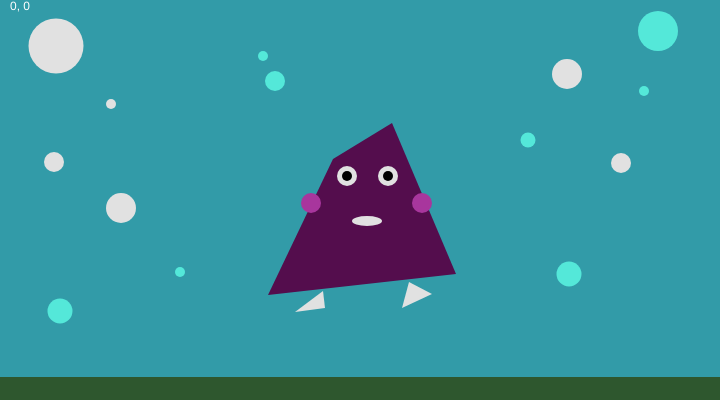
Frame 1 (no input)
Frame 60 (no input): identical to frame 1, image omitted
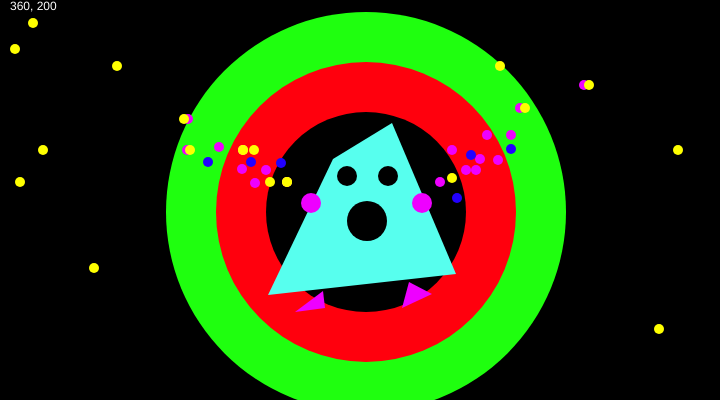
Frame 120 (the mouse pressed at the canvas centre since frame 60)

The p5.js sketch that drew these frames (run headless with seeded random() and noise() and a simulated clock; from frame 60 on, the mouse is pressed at the canvas centre):

// p5.js sketch
// ── sketch.js
function setup() {
  // Sets the screen to be 720 pixels wide and 400 pixels high
  createCanvas(720, 400);

}

function draw () {
  background(50, 155, 168);
  noStroke();
  fill(84, 13, 77)
  quad(333, 159, 392, 123, 456, 274, 268, 295);
 //bubbles
  fill(225,225,225)
ellipse(56, 46, 55, 55);
ellipse(111, 104, 10, 10);
ellipse(54, 162, 20, 20);
ellipse(121, 208, 30, 30);
ellipse(621, 163, 20, 20);
ellipse(567, 74, 30, 30);
fill(84, 232, 217)
ellipse(263, 56, 10, 10);
ellipse(275, 81, 20, 20);
ellipse(658, 31, 40, 40);
ellipse(644, 91, 10, 10);
ellipse(528, 140, 15, 15);
ellipse(569, 274, 25, 25);
ellipse(60, 311, 25, 25);
ellipse(180, 272, 10, 10);
 //eyes
fill(225,225,225)
ellipse(388, 176, 20, 20);
ellipse(347, 176, 20, 20);
 //pupils
fill(0,0,0)
ellipse(388, 176, 10, 10);
ellipse(347, 176, 10, 10);
//mouth
  fill(225,225,225)
ellipse(367, 221, 30, 10);
//feet
triangle(323, 291, 325, 308, 295, 312);
triangle(409, 282, 402, 308, 432, 294);
  //arms
  fill(168, 54, 157)
ellipse(422,203,20,20)
ellipse(311,203,20,20)

//oceanfloor
fill(46, 87, 46)
rect(0, 377, 720, 700);

  if (mouseIsPressed){
    background('black');
fill(31, 255, 15)
ellipse(366, 212, 400, 400);
fill(255, 0, 13)
ellipse(366, 212, 300, 300);
fill(0, 0, 0)
ellipse(366, 212, 200, 200);
//body
fill(87, 255, 238)
quad(333, 159, 392, 123, 456, 274, 268, 295);
 //eyes
fill(0,0,0)
ellipse(388, 176, 20, 20);
ellipse(347, 176, 20, 20);
 //pupils
fill(0,0,0)
ellipse(388, 176, 10, 10);
ellipse(347, 176, 10, 10);
//arms
fill(238, 0, 255);
ellipse(422,203,20,20);
ellipse(311,203,20,20);
//mouth
fill(0, 0, 0)
ellipse(367, 221, 40, 40);
//feet
fill(238, 0, 255);
triangle(323, 291, 325, 308, 295, 312);
triangle(409, 282, 402, 308, 432, 294);
//laserbubbles
ellipse(287, 182, 10, 10);
ellipse(243, 150, 10, 10);
ellipse(266, 170, 10, 10);
ellipse(242, 169, 10, 10);
ellipse(440, 182, 10, 10);
ellipse(452, 150, 10, 10);
ellipse(466, 170, 10, 10);
ellipse(480, 159, 10, 10);
ellipse(487, 135, 10, 10);
ellipse(498, 160, 10, 10);
ellipse(476, 170, 10, 10);
ellipse(511, 135, 10, 10);
ellipse(255, 183, 10, 10);
ellipse(219, 147, 10, 10);
ellipse(584, 85, 10, 10);
ellipse(520, 108, 10, 10);
ellipse(188, 119, 10, 10);
ellipse(187, 150, 10, 10);
fill(255, 255, 0)
ellipse(184, 119, 10, 10);
ellipse(190, 150, 10, 10);
ellipse(589, 85, 10, 10);
ellipse(525, 108, 10, 10);
ellipse(270, 182, 10, 10);
ellipse(254, 150, 10, 10);
ellipse(287, 182, 10, 10);
ellipse(452, 178, 10, 10);
ellipse(20, 182, 10, 10);
ellipse(43, 150, 10, 10);
ellipse(33, 23, 10, 10);
ellipse(15, 49, 10, 10);
ellipse(117, 66, 10, 10);
ellipse(243, 150, 10, 10);
ellipse(500, 66, 10, 10);
ellipse(678, 150, 10, 10);
ellipse(659, 329, 10, 10);
ellipse(94, 268, 10, 10);
ellipse(287, 182, 10, 10);
ellipse(243, 150, 10, 10);
fill(34, 0, 255)
ellipse(281, 163, 10, 10);
ellipse(457, 198, 10, 10);
ellipse(208, 162, 10, 10);
ellipse(251, 162, 10, 10);
ellipse(471, 155, 10, 10);
ellipse(511, 149, 10, 10);

  }


//fill(255);
// arc(479, 300, 280, 280, PI, TWO_PI);
fill('white') ;
text(mouseX + ', ' + mouseY, 10, 10);
}
